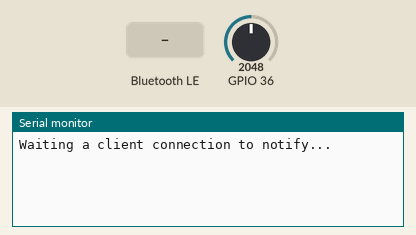
Bench run of a sketch on a simulated ESP32. Shown: the last lines printed to the serial monitor. The inputs (shaded band) are chosen by the test bench; at power-on: GPIO 36 = 2048. Nothing arrives over Bluetooth unless stated; a phone connects over Bluetooth LE 3 s after start.

Above: at 1.2 s.
1.3 s: Bluetooth LE write "1" received
At 2.1 s:
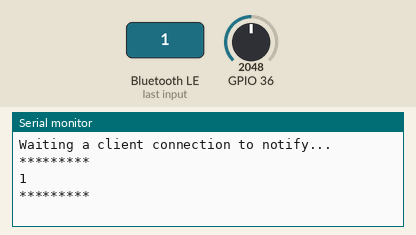
2.8 s: Bluetooth LE write "0" received
At 3.2 s:
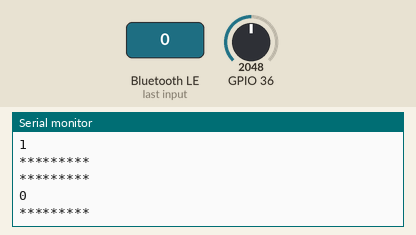

The sketch:

BLE_uart_tx_rx_sensor1.ino
```cpp
/*
    Video: https://www.youtube.com/watch?v=oCMOYS71NIU
    Based on Neil Kolban example for IDF: https://github.com/nkolban/esp32-snippets/blob/master/cpp_utils/tests/BLE%20Tests/SampleNotify.cpp
    Ported to Arduino ESP32 by Evandro Copercini

   Create a BLE server that, once we receive a connection, will send periodic notifications.
   The service advertises itself as: 6E400001-B5A3-F393-E0A9-E50E24DCCA9E
   Has a characteristic of: 6E400002-B5A3-F393-E0A9-E50E24DCCA9E - used for receiving data with "WRITE"
   Has a characteristic of: 6E400003-B5A3-F393-E0A9-E50E24DCCA9E - used to send data with  "NOTIFY"

   The design of creating the BLE server is:
   1. Create a BLE Server
   2. Create a BLE Service
   3. Create a BLE Characteristic on the Service
   4. Create a BLE Descriptor on the characteristic
   5. Start the service.
   6. Start advertising.

   In this example rxValue is the data received (only accessible inside that function).
   And txValue is the data to be sent, in this example just a byte incremented every second.
*/
#include <BLEDevice.h>
#include <BLEServer.h>
#include <BLEUtils.h>
#include <BLE2902.h>

BLEServer *pServer = NULL;
BLECharacteristic * pTxCharacteristic = NULL;
bool deviceConnected = false;
bool oldDeviceConnected = false;
uint32_t value = 0;
char char_array[10];


// See the following for generating UUIDs:
// https://www.uuidgenerator.net/

#define SERVICE_UUID           "4fafc201-1fb5-459e-8fcc-c5c9c331914b" // UART service UUID
#define CHARACTERISTIC_UUID_RX "2049779d-88a9-403a-9c59-c7df79e1dd7c"
#define CHARACTERISTIC_UUID_TX "beb5483e-36e1-4688-b7f5-ea07361b26a8"

//#define SERVICE_UUID           "dd5f7232-1560-4792-953d-0b2015f15340" // UART service UUID
//#define CHARACTERISTIC_UUID_RX "1e630bfc-08ca-44c0-a7c5-58dae380884d"
//#define CHARACTERISTIC_UUID_TX "8796fa1b-986d-419a-8f84-137710a2354f"
//UUIDの取得方法→Powershellで　[Guid]::NewGuid()　と打つとUUIDが発行される。3回やって、1個目をService UUIDにして2個目と3個目をCharacteristic UUIDにする。


class MyServerCallbacks: public BLEServerCallbacks {
    void onConnect(BLEServer* pServer) {
      deviceConnected = true;
    };

    void onDisconnect(BLEServer* pServer) {
      deviceConnected = false;
    }
};

class MyCallbacks: public BLECharacteristicCallbacks {
    void onWrite(BLECharacteristic *pCharacteristic) {
      std::string rxValue = pCharacteristic->getValue();

      String getstr="";

      if (rxValue.length() > 0) {
        Serial.println("*********");
        //Serial.print("Received Value: ");
        for (int i = 0; i < rxValue.length(); i++){
          //Serial.print(rxValue[i]);
          getstr += rxValue[i];
        }
        Serial.print(getstr);
        Serial.println();
        Serial.println("*********");
      }
    }
};


void task1(void* arg) {
  while (1) {
    int ana0=analogRead(36);
    value=ana0;

    delay(10);
  }
}


void setup() {
  Serial.begin(115200);

  // Create the BLE Device
  BLEDevice::init("ESP32");

  // Create the BLE Server
  pServer = BLEDevice::createServer();
  pServer->setCallbacks(new MyServerCallbacks());

  // Create the BLE Service
  BLEService *pService = pServer->createService(SERVICE_UUID);

  // Create a BLE Characteristic
  pTxCharacteristic = pService->createCharacteristic(
										CHARACTERISTIC_UUID_TX,
                    BLECharacteristic::PROPERTY_READ   |
                    BLECharacteristic::PROPERTY_WRITE  |
                    BLECharacteristic::PROPERTY_NOTIFY |
                    BLECharacteristic::PROPERTY_INDICATE
									);

  pTxCharacteristic->addDescriptor(new BLE2902());

  BLECharacteristic * pRxCharacteristic = pService->createCharacteristic(
											 CHARACTERISTIC_UUID_RX,
											BLECharacteristic::PROPERTY_WRITE
										);

  pRxCharacteristic->setCallbacks(new MyCallbacks());

  // Start the service
  pService->start();

  // Start advertising
//  pServer->getAdvertising()->start();
//  Serial.println("Waiting a client connection to notify...");
  BLEAdvertising *pAdvertising = BLEDevice::getAdvertising();
  pAdvertising->addServiceUUID(SERVICE_UUID);
  pAdvertising->setScanResponse(false);
  pAdvertising->setMinPreferred(0x0);  // set value to 0x00 to not advertise this parameter
  BLEDevice::startAdvertising();
  Serial.println("Waiting a client connection to notify...");


  xTaskCreatePinnedToCore(task1, "Task1", 4096, NULL, 1, NULL, 1);

}


void loop() {

    if (deviceConnected) {
      String MOJI;
      MOJI=(String)value;
      MOJI.toCharArray(char_array,10);
      //pTxCharacteristic->setValue(&txValue, 1);
      pTxCharacteristic->setValue(char_array);
      pTxCharacteristic->notify();
      //value++;
		delay(80); // bluetooth stack will go into congestion, if too many packets are sent
	}

    // disconnecting
    if (!deviceConnected && oldDeviceConnected) {
        delay(500); // give the bluetooth stack the chance to get things ready
        pServer->startAdvertising(); // restart advertising
        Serial.println("start advertising");
        oldDeviceConnected = deviceConnected;
    }
    // connecting
    if (deviceConnected && !oldDeviceConnected) {
		// do stuff here on connecting
        oldDeviceConnected = deviceConnected;
    }
}
```

Measured:
- after the input at 1.3 s, the serial monitor: prints a new line after 0.05 s (image 1)
- after the input at 2.8 s, the serial monitor: prints a new line after 0.05 s (image 2)
